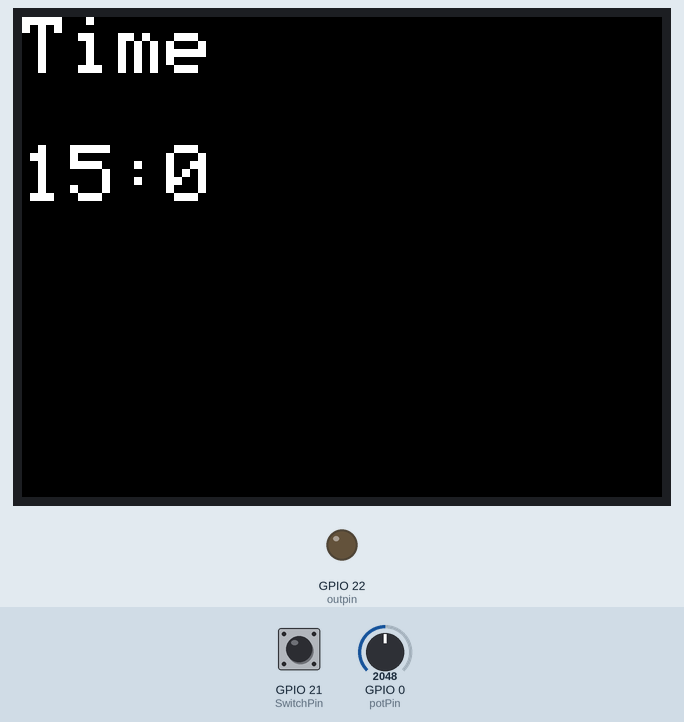
A sketch run on a simulated ESP32. Parts: 320×240 colour display, output pins drawn as LEDs (lit = HIGH). The inputs (shaded band) are chosen by the test bench; at power-on: GPIO 21 (SwitchPin) HIGH, GPIO 0 (potPin) = 2048. What the sketch prints to the serial monitor is not drawn.

Above: at 3.3 s.
3.4 s: GPIO 21 (SwitchPin) pulled LOW for 0.55 s
At 3.9 s:
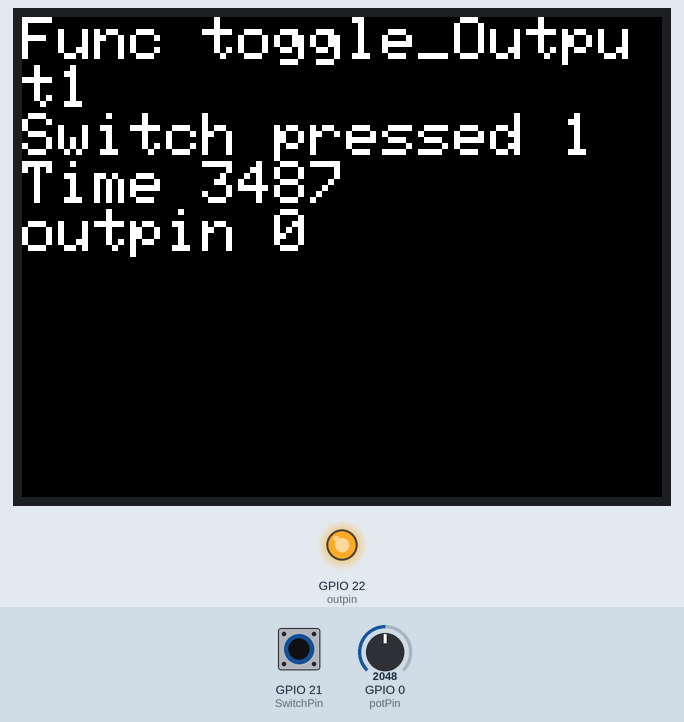
6.6 s: GPIO 0 (potPin) set to 250
9.6 s: GPIO 0 (potPin) set to 215
At 10.7 s:
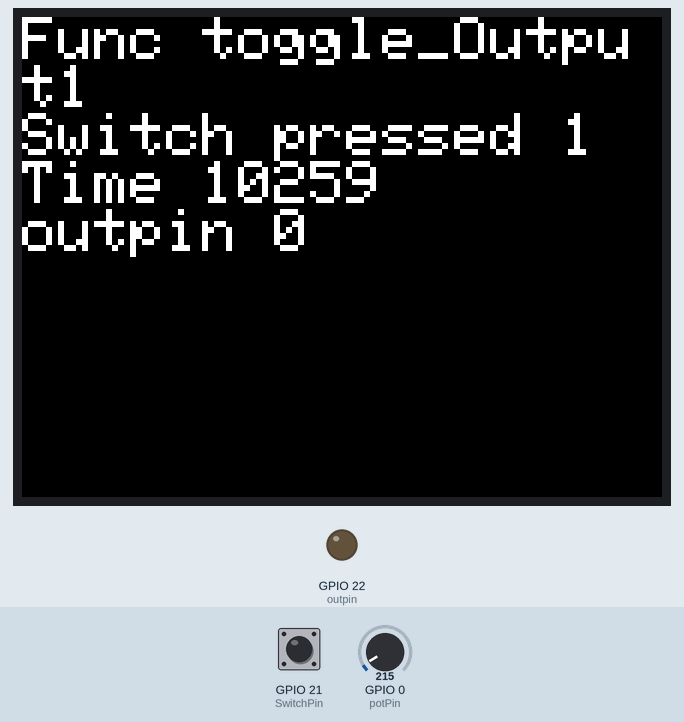
12.3 s: GPIO 21 (SwitchPin) pulled LOW for 3.2 s
At 13.8 s:
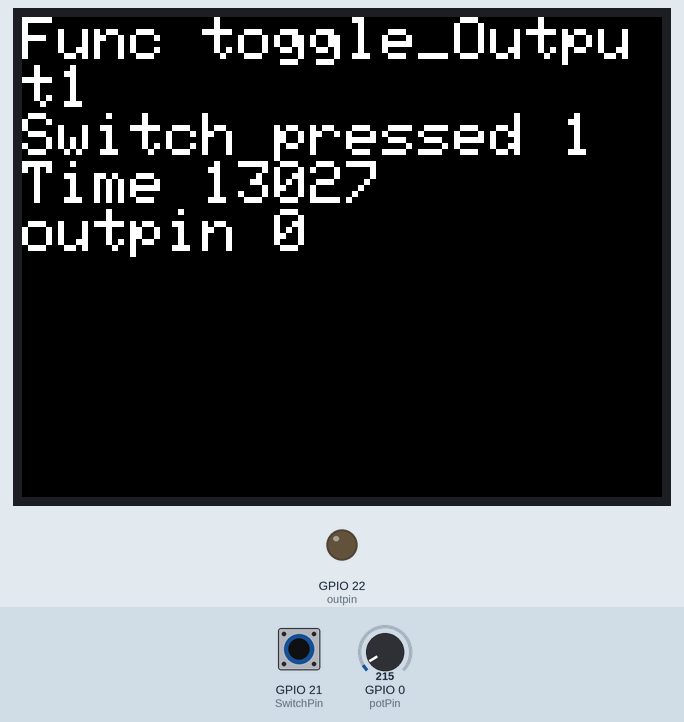
18.5 s: GPIO 0 (potPin) set to 491
At 21.4 s:
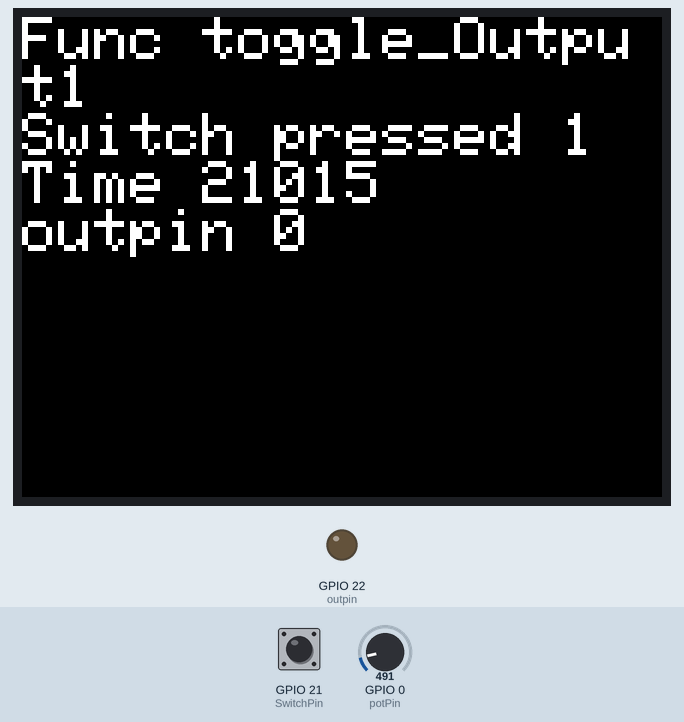
21.5 s: GPIO 21 (SwitchPin) pulled LOW for 1 s
At 22.9 s:
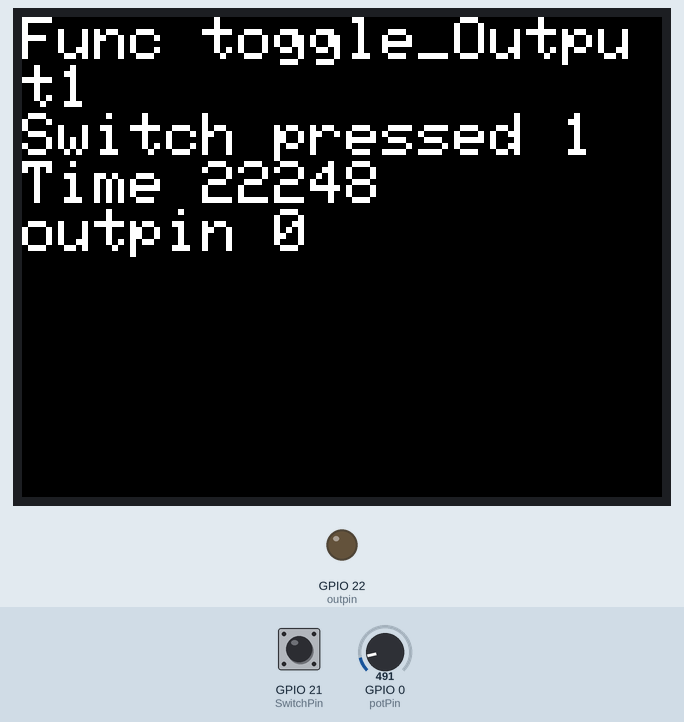
Timing chart, 0 to 24.5 s (numbered marks = the images above; inputs shaded):
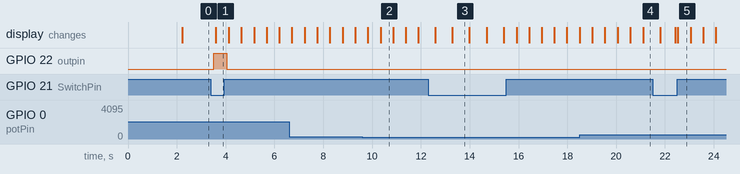

The sketch:

Pulse_Timer_V3_TFT.ino
```cpp
/*    millis tutorials from https://www.baldengineer.com/arduino-millis-examples.html
 * V1 Simulator https://wokwi.com/projects/360518778598814721
 *    Voltage to time -working
 *    OLED- working
 *    switch reading - working
 *    led on/off with ! -working
 *    stepping through segments - working
 *
 * V2 added Phase_duration(). iterating through array with "for" loop
 *      breaking out of function when value achieved
 *
 * V3 Change to TFT display
 *    decimal readout on display to minutes and  seconds
 */

/* For ESP32 Dev board (only tested with ILI9341 display)
// The hardware SPI can be mapped to any pins

//#define TFT_MISO 19
#define TFT_MOSI 23
#define TFT_SCLK 18
#define TFT_CS   15  // Chip select control pin
#define TFT_DC    2  // Data Command control pin
#define TFT_RST   4  // Reset pin (could connect to RST pin)
//#define TFT_RST  -1  // Set TFT_RST to -1 if display RESET is connected to ESP32 board RST
*/

//libraies
#include <Wire.h>
#include <Adafruit_GFX.h>
#include <Adafruit_ILI9341.h>

#define BTN_PIN 5
#define TFT_DC 2
#define TFT_CS 15
#define TFT_RST   4  // Reset pin (could connect to RST pin)
Adafruit_ILI9341 tft = Adafruit_ILI9341(TFT_CS, TFT_DC , TFT_RST );


//*****Pin information************************
// pin allocation
const int outpin = 22; //LED_BUILTIN;
const int potPin = 0;
const int SwitchPin = 21;

// variable for storing the potentiometer value
int potValue = 0;
int Mapped_Time =0;


//******Time variables*********
int  run_time = 30;
unsigned long duration ;
int dispaly_duration_m =0;
int dispaly_duration_s =0;
// Grab snapshot of current time, this keeps all timing
// consistent, regardless of how much code is inside the next if-statement
unsigned long currentMillis;
unsigned long pastMillis;

// Tracks the last time event fired
unsigned long previousSegmentMillis=0;
unsigned long previousToggleMillis=0;

//Segment times
 unsigned long Segment_Time ;
 unsigned long Segment1_Time ;
 unsigned long Segment2_Time ;
 unsigned long Segment3_Time ;
 unsigned long Segment4_Time ;

// On and Off Times (as int, max=32secs)
 unsigned long onTime = 500;
 unsigned long offTime = 500;

// Interval is how long we wait
int outpin_interval = onTime;
int Segment_invervals = 10;
unsigned long Segment_duration;
unsigned long phase_duration;

//**********States****************
// Used to track if outpin should be on or off
boolean outpin_state = true;
boolean Switch_state = false;
boolean Switch_been_pressed = false;
boolean delayStart_state = false;
boolean Toggle1_state = false;
boolean Toggle2_state = false;
boolean Toggle3_state = false;
boolean Toggle4_state = false;
boolean ToggleOff_state = false;

//*****************************

String functionName;
//***********************************
//*****Setup***************

// Usual Setup Stuff
void setup() {
  Serial.begin(4800);
  pinMode(outpin, OUTPUT);
  pinMode(SwitchPin, INPUT_PULLUP);

  tft.begin();
  tft.setRotation(1);

  tft.setTextColor(ILI9341_WHITE);
  tft.setTextSize(2);
  tft.print("Hello");

 delay(2000);
}
//***********************
//*****loop**************
void loop() {

   // Grab snapshot of current time, this keeps all timing
  // consistent, regardless of how much code is inside the next if-statement
  currentMillis = millis();

  potValue = analogRead(potPin);
  Mapped_Time = map(potValue, 0, 4095, 0, (run_time *60));
  Switch_state = digitalRead(SwitchPin);
  duration = Mapped_Time*( 1000); //minutes duration in milli
  dispaly_duration_m = (Mapped_Time / ( 60)); //minutes duration in decimal
  dispaly_duration_s = (Mapped_Time % ( 60)); //seconds duration in decimal


    if (Switch_state == false)
      {
       // duration = Mapped_Time*(60* 1000); //minutes duration in milli
        Segment_Time = (duration /4);
        Phase_duration();
        onTime = phase_duration;
        offTime = phase_duration;
        pastMillis = millis();

        Switch_been_pressed = true;


      }

  if (Switch_been_pressed)
      {
        digitalWrite(outpin, outpin_state);
        delayStart();
        Display_OLED();
      }

  else {
        Display_Start_OLED();
       }

   Serial_Print();

}
//**********************************
void delayStart()
  {
    if (currentMillis - pastMillis >= phase_duration )
      {choose_Segment();
       delayStart_state = false;
      }
    else{delayStart_state = true;}
  }

void choose_Segment()
{
    //calculate segment times
    Segment1_Time = Segment_Time + (pastMillis -phase_duration);
    Segment2_Time = Segment1_Time + Segment_Time;
    Segment3_Time = Segment2_Time + Segment_Time;
    Segment4_Time = Segment3_Time + Segment_Time;

  if ((unsigned long)(currentMillis - previousSegmentMillis) >= Segment4_Time)
    {   toggle_Off();  }

   if ((unsigned long)(currentMillis - previousSegmentMillis) >= Segment3_Time
        && (unsigned long)(currentMillis - previousSegmentMillis) <= Segment4_Time)
    {   toggle_Output4();  }


  if ((unsigned long)(currentMillis - previousSegmentMillis) >= Segment2_Time
         && (unsigned long)(currentMillis - previousSegmentMillis) <= Segment3_Time)
    {   toggle_Output3();  }


    if ((unsigned long)(currentMillis - previousSegmentMillis) >= Segment1_Time
        && (unsigned long)(currentMillis - previousSegmentMillis) <= Segment2_Time)
    {   toggle_Output2();  }

  if ((unsigned long)(currentMillis - previousSegmentMillis) >= 0
        && (unsigned long)(currentMillis - previousSegmentMillis) <= Segment1_Time)
    {
         toggle_Output1();
        //previousSegmentMillis = currentMillis;
    }


}

void toggle_Output1()
  {
    functionName = "toggle_Output1";
    Toggle1_state = true;
    // Compare to previous capture to see if enough time has passed
    if ((unsigned long)(currentMillis - previousToggleMillis) >= outpin_interval)
    {
    // Change wait interval, based on current outpin state
    if (outpin_state)
      {
         // outpin is currently on, set time to stay off
         outpin_interval = offTime;
      }
    else
      {
         // outpin is currently off, set time to stay on
         outpin_interval = onTime;
      }
      // Toggle the outpin's state
      outpin_state = !(outpin_state);
      // Save the current time to compare "later"
      previousToggleMillis = currentMillis;
   }
  }

  void toggle_Output2()
  {
    functionName = "toggle_Output2";
    Toggle2_state = true;
    // Compare to previous capture to see if enough time has passed
    if ((unsigned long)(currentMillis - previousToggleMillis) >= outpin_interval)
    {
    // Change wait interval, based on current outpin state
    if (outpin_state)
      {
         // outpin is currently on, set time to stay off
         outpin_interval = (offTime / 2);
      }
    else
      {
         // outpin is currently off, set time to stay on
         outpin_interval = (onTime );
      }
      // Toggle the outpin's state
      outpin_state = !(outpin_state);
      // Save the current time to compare "later"
      previousToggleMillis = currentMillis;
   }
  }

   void toggle_Output3()
  {
    functionName = "toggle_Output3";
    Toggle3_state = true;
    // Compare to previous capture to see if enough time has passed
    if ((unsigned long)(currentMillis - previousToggleMillis) >= outpin_interval)
    {
    // Change wait interval, based on current outpin state
    if (outpin_state)
      {
         // outpin is currently on, set time to stay off
         outpin_interval = offTime;
      }
    else
      {
         // outpin is currently off, set time to stay on
         outpin_interval = (onTime / 2);
      }
      // Toggle the outpin's state
      outpin_state = !(outpin_state);
      // Save the current time to compare "later"
      previousToggleMillis = currentMillis;
   }
  }

  void toggle_Output4()
  {
    functionName = "toggle_Output4";
    Toggle4_state = true;
    // Compare to previous capture to see if enough time has passed
    if ((unsigned long)(currentMillis - previousToggleMillis) >= outpin_interval)
    {
    // Change wait interval, based on current outpin state
    if (outpin_state)
      {
         // outpin is currently on, set time to stay off
         outpin_interval = (offTime /3);
      }
    else
      {
         // outpin is currently off, set time to stay on
         outpin_interval = (onTime / 3);
      }
      // Toggle the outpin's state
      outpin_state = !(outpin_state);
      // Save the current time to compare "later"
      previousToggleMillis = currentMillis;
   }
  }

  void toggle_Off()
  {
    functionName = "toggle_Off";
    ToggleOff_state = true;
    outpin_state = false;
  }

void Phase_duration()
{
  unsigned long Phase_min = 20000;
  unsigned long Phase_max = 30000;

  boolean result_true = false;

  int PhaseArray[9] = {10,9,8,7,6,5,4,3,2};

  for (int i = 0; i<9; i++ )
  {
    unsigned long result = Segment_Time/PhaseArray[i];
    Serial.print(PhaseArray[i]);Serial.print(" -"); Serial.println(result);
    if (result >= Phase_min && result <= Phase_max )
        {
         phase_duration = result;
         result_true = true;
         //Serial.print("phase_duration "); Serial.println(phase_duration);
        //Serial.println("******** ");
        }

    if (result_true)
      {
        phase_duration = result;
        break;
      }
 }

}


void Serial_Print()
  {
    Serial.print("Function "); Serial.println(functionName);
    //Serial.print("Switch_state "); Serial.println(Switch_state);
    Serial.print("Switch_been_pressed "); Serial.println(Switch_been_pressed);
    //Serial.print("potValue "); Serial.println(potValue);
    //Serial.print("pinFloat "); Serial.println(pinFloat);


    Serial.print("Mapped_Time "); Serial.println(Mapped_Time);
    Serial.print("duration "); Serial.println(duration);
    Serial.print("phase_duration "); Serial.println(phase_duration);
    Serial.print("pastMillis "); Serial.println(pastMillis);
    Serial.print("delay "); Serial.println(currentMillis - pastMillis);
    Serial.print("delayStart_state "); Serial.println(delayStart_state);

    Serial.print("Segment_Time "); Serial.println(Segment_Time);
    //Serial.print("Segment1_Time "); Serial.println(Segment1_Time);
    //Serial.print("Segment2_Time "); Serial.println(Segment2_Time);
    //Serial.print("Segment3_Time "); Serial.println(Segment3_Time);
    //Serial.print("Segment4_Time "); Serial.println(Segment4_Time);
    Serial.print("currentMillis "); Serial.println(currentMillis);
    //Serial.print("previousSegmentMillis "); Serial.println(currentMillis - previousSegmentMillis);
    //Serial.print("previousToggleMillis ");Serial.println(currentMillis - previousToggleMillis);
    //Serial.print("onTime ");Serial.println(onTime);
    // Serial.print("offTime ");Serial.println(offTime);
    Serial.print("outpin_interval ");Serial.println(outpin_interval);
    Serial.print("outpin_state ");Serial.println(outpin_state);
    Serial.print("--------------- ");

  }

//one option of dispaly
/*
  void Display_OLED()
  {
     tft.fillScreen(ILI9341_BLACK);
     tft.setTextColor(ILI9341_WHITE);
     tft.setTextSize(3);
     tft.setCursor(0, 0);
     if (outpin_state)
    {
       tft.invertDisplay(true);
    }
  else{
       tft.invertDisplay(false);
      }
   tft.setCursor(0, 0);  tft.print("Func ");
   tft.setCursor(130,0 ); tft.print(functionName);
   tft.setCursor(0, 40);  tft.print("Switch pressed ");
   tft.setCursor(130,40 ); tft.print(Switch_been_pressed);
   tft.setCursor(0, 60);  tft.print("Time ");
   tft.setCursor(134,60 ); tft.print(currentMillis);
   tft.setCursor(0, 85);  tft.print("outpin ");
   tft.setCursor(130,85 ); tft.print(outpin_state);
   //tft.display();
  delay(20);
  }
*/

//second option of display
void Display_OLED()
  {
     tft.fillScreen(ILI9341_BLACK);
     tft.setTextColor(ILI9341_WHITE);
     tft.setTextSize(3);
     tft.setCursor(0, 0);
     if (outpin_state)
    {
       tft.invertDisplay(true);
    }
  else{
       tft.invertDisplay(false);
      }
   tft.setCursor(0, 0);  tft.print("Func ");
   //tft.setCursor(130,0 );
   tft.println(functionName);
   //tft.setCursor(0, 40);
   tft.print("Switch pressed ");
   //tft.setCursor(130,40 );
   tft.println(Switch_been_pressed);
   //tft.setCursor(0, 60);
   tft.print("Time ");
   //tft.setCursor(134,60 );
   tft.println(currentMillis);
   //tft.setCursor(0, 85);
    tft.print("outpin ");
   //tft.setCursor(130,85 );
   tft.println(outpin_state);
   //tft.display();
 //delay(20);
  }

  void Display_Start_OLED()
  {
   tft.fillScreen(ILI9341_BLACK);
   tft.setTextColor(ILI9341_WHITE);
   tft.setTextSize(4);      // Normal 1:1 pixel scale
   tft.setCursor(0, 0);  tft.println("Time ");
   /* added for testing only
   //tft.setCursor(24,20 );
   tft.println(pinFloat);
   //tft.setCursor(24,20 );
   tft.println(potValue);
   tft.println(Mapped_Time);
   //tft.setCursor(4,40 );
   */
   tft.println("");
   tft.print(dispaly_duration_m);
   tft.print(":");
   tft.println(dispaly_duration_s);


   //tft.display();
  delay(10);
  }
```

Measured:
- the behaviour switches between 228 and 227 on GPIO 0 (potPin) (found by bisection; images 1 and 2)
- after the input at 3.4 s, GPIO 22 (outpin): LOW → HIGH after 0.11 s, → LOW 0.53 s later; the display: changes after 0.20 s (image 1)
- what the display in image 2 shows lasts 0.6 s, from 10.3 s to 10.9 s
- what the display in image 3 shows lasts 0.7 s, from 13.3 s to 14.0 s
